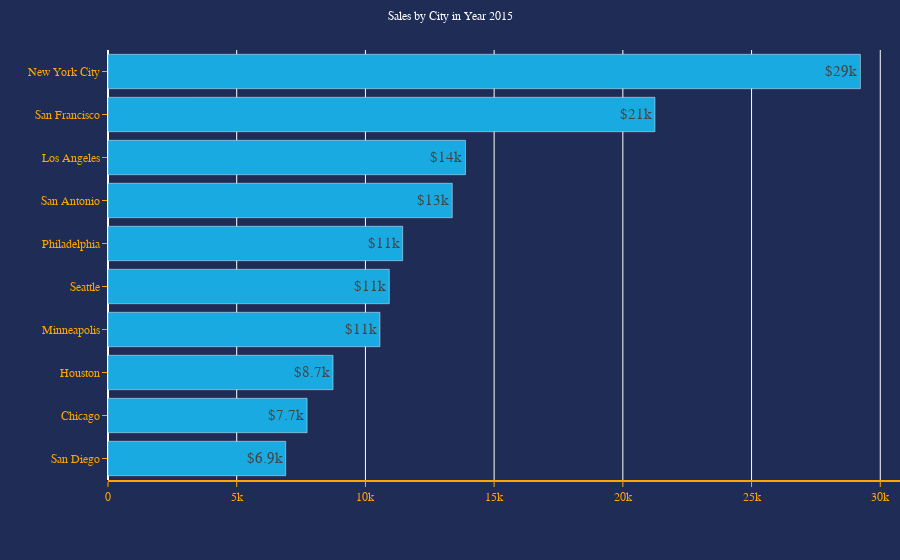

Notebook cell for this chart:
### Code cell
trace = go.Bar(
      x = sales4['Sales'],
      y = sales4['City'],
      text = sales4['Sales'],
      orientation='h',
      texttemplate='$' + '%{text:.2s}',
      textposition= 'auto',
      marker=dict(color = '#19AAE1'),
      hoverinfo='text',
      hovertext=
            '<b>Year</b>: ' + sales3['Year'].astype(str) + '<br>' + \
            '<b>Segment</b>: ' + sales3['Segment'].astype(str) + '<br>'+ \
            '<b>City</b>: ' + sales3['City'].astype(str) + '<br>' + \
            '<b>Sales</b>: ' + sales3['Sales'].astype(str)
)

layout = go.Layout(
      plot_bgcolor='#1f2c56',
      paper_bgcolor='#1f2c56',
      title={
            'text':f"Sales by City in Year {2015}",
            'y':0.98,
            'x':0.5,
            'xanchor':'center',
            'yanchor':'top'
      },
      titlefont={
            'color':'white',
            'size':12
      },
      hovermode='closest',
      margin=dict(t=50,r=0),
      xaxis=dict(
            title = '<b></b>',
            color ='orange',
            showline= True,
            showgrid = True,
            showticklabels = True,
            linecolor ='orange',
            linewidth = 2,
            ticks='outside',
            tickfont = dict(
                  family='Arial',
                  size= 12,
                  color= 'orange'
            ),
      
      ),
      yaxis=dict(
            title = '<b></b>',
            autorange = 'reversed',
            color ='orange',
            showline= False,
            showgrid = False,
            showticklabels = True,
            linecolor ='orange',
            linewidth = 2,
            ticks='outside',
            tickfont = dict(
                  family='Arial',
                  size= 12,
                  color= 'orange'
            )
      
      ),
      legend ={
            'orientation':'h',
            'bgcolor':'#1f2c56',
            'x':1.25,
            'y':0.5,
            'xanchor':'center',
            'yanchor':'top'
      },
      font = dict(
                family = "sans-serif",
                size = 15,
                color = 'white'),
)

data = [trace]
fig = go.Figure(data=data, layout=layout)
pio.show(fig)

### Figure 1 — Plotly figure (JSON) as saved in the notebook; plotly's stock layout.template omitted (floating-point values rounded to 4 significant figures; data arrays with more than 128 entries replaced by an {"elided": "..."} marker saying what was removed)
{"data": [{"hoverinfo": "text", "hovertext": {"elided": "1853 str values"}, "marker": {"color": "#19AAE1"}, "orientation": "h", "text": [29230.0, 21250.0, 13890.0, 13370.0, 11450.0, 10930.0, 10560.0, 8742.0, 7734.0, 6903.0], "textposition": "auto", "texttemplate": "$%{text:.2s}", "type": "bar", "x": [29230.0, 21250.0, 13890.0, 13370.0, 11450.0, 10930.0, 10560.0, 8742.0, 7734.0, 6903.0], "y": ["New York City", "San Francisco", "Los Angeles", "San Antonio", "Philadelphia", "Seattle", "Minneapolis", "Houston", "Chicago", "San Diego"]}], "layout": {"font": {"color": "white", "family": "sans-serif", "size": 15}, "hovermode": "closest", "legend": {"bgcolor": "#1f2c56", "orientation": "h", "x": 1.25, "xanchor": "center", "y": 0.5, "yanchor": "top"}, "margin": {"r": 0, "t": 50}, "paper_bgcolor": "#1f2c56", "plot_bgcolor": "#1f2c56", "title": {"font": {"color": "white", "size": 12}, "text": "Sales by City in Year 2015", "x": 0.5, "xanchor": "center", "y": 0.98, "yanchor": "top"}, "xaxis": {"color": "orange", "linecolor": "orange", "linewidth": 2, "showgrid": true, "showline": true, "showticklabels": true, "tickfont": {"color": "orange", "family": "Arial", "size": 12}, "ticks": "outside", "title": {"text": "<b></b>"}}, "yaxis": {"autorange": "reversed", "color": "orange", "linecolor": "orange", "linewidth": 2, "showgrid": false, "showline": false, "showticklabels": true, "tickfont": {"color": "orange", "family": "Arial", "size": 12}, "ticks": "outside", "title": {"text": "<b></b>"}}}}
